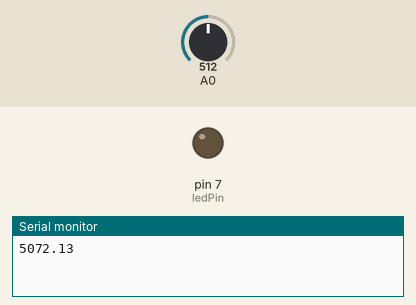
Recording of a sketch running on a simulated Arduino Uno, built with avr-gcc and run on an emulated ATmega328P. Parts: output pins drawn as LEDs (lit = HIGH), the last lines printed to the serial monitor. Inputs (shaded band) come from the test bench; at power-on: A0 = 512.

Above: at 0.1 s.
At 0.6 s:
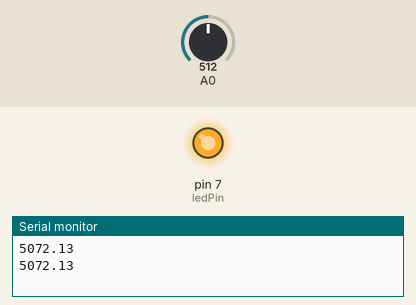
Timing chart, 0 to 2.1 s (numbered marks = the images above):
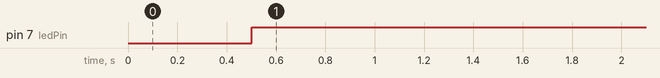

Measured:
- by itself, pin 7 (ledPin): LOW → HIGH at 0.50 s

The sketch:

kadai2_01.ino
```cpp
int ledPin = 7;

void setup() {
  // put your setup code here, to run once:
  Serial.begin(9600);
  pinMode(ledPin,OUTPUT);
}

void loop() {
  // put your main code here, to run repeatedly:
  float input,lux;
  input = analogRead(0);
  lux = input * 4.88 * 1.99 + 100;

  Serial.println(lux);
  delay(500);

    if(lux>=300){
    digitalWrite(ledPin,HIGH);
  }else if(lux < 300){
    digitalWrite(ledPin,LOW);
  }


}
```
